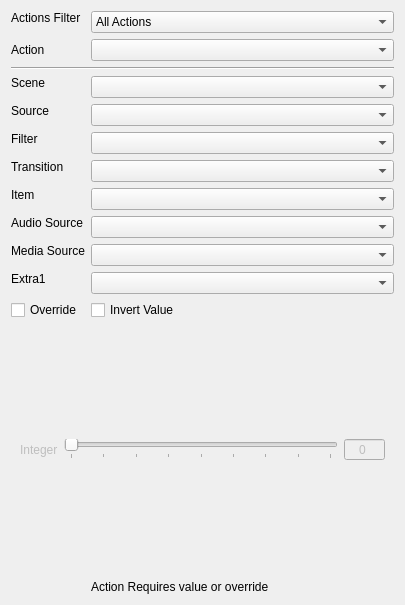
<?xml version="1.0" encoding="UTF-8"?>
<ui version="4.0">
 <class>OBSActionsWidget</class>
 <widget class="QWidget" name="OBSActionsWidget">
  <property name="enabled">
   <bool>true</bool>
  </property>
  <property name="geometry">
   <rect>
    <x>0</x>
    <y>0</y>
    <width>405</width>
    <height>605</height>
   </rect>
  </property>
  <property name="sizePolicy">
   <sizepolicy hsizetype="Preferred" vsizetype="Preferred">
    <horstretch>0</horstretch>
    <verstretch>0</verstretch>
   </sizepolicy>
  </property>
  <property name="maximumSize">
   <size>
    <width>405</width>
    <height>16777215</height>
   </size>
  </property>
  <property name="windowTitle">
   <string>OBS Actions Widget</string>
  </property>
  <layout class="QFormLayout" name="formLayout">
   <item row="2" column="0">
    <widget class="QLabel" name="label_obs_action">
     <property name="sizePolicy">
      <sizepolicy hsizetype="Preferred" vsizetype="Fixed">
       <horstretch>0</horstretch>
       <verstretch>0</verstretch>
      </sizepolicy>
     </property>
     <property name="text">
      <string>Actions Filter</string>
     </property>
     <property name="buddy">
      <cstring>cb_obs_action</cstring>
     </property>
    </widget>
   </item>
   <item row="2" column="1">
    <widget class="QComboBox" name="cb_obs_action">
     <property name="sizePolicy">
      <sizepolicy hsizetype="Preferred" vsizetype="Fixed">
       <horstretch>0</horstretch>
       <verstretch>0</verstretch>
      </sizepolicy>
     </property>
     <item>
      <property name="text">
       <string>All Actions</string>
      </property>
     </item>
     <item>
      <property name="text">
       <string>Frontend</string>
      </property>
     </item>
     <item>
      <property name="text">
       <string>Scenes</string>
      </property>
     </item>
     <item>
      <property name="text">
       <string>Sources</string>
      </property>
     </item>
     <item>
      <property name="text">
       <string>Filters</string>
      </property>
     </item>
     <item>
      <property name="text">
       <string>Media</string>
      </property>
     </item>
    </widget>
   </item>
   <item row="3" column="0">
    <widget class="QLabel" name="label_obs_output_action">
     <property name="sizePolicy">
      <sizepolicy hsizetype="Fixed" vsizetype="Fixed">
       <horstretch>0</horstretch>
       <verstretch>0</verstretch>
      </sizepolicy>
     </property>
     <property name="maximumSize">
      <size>
       <width>100</width>
       <height>25</height>
      </size>
     </property>
     <property name="text">
      <string>Action</string>
     </property>
     <property name="buddy">
      <cstring>cb_obs_output_action</cstring>
     </property>
    </widget>
   </item>
   <item row="3" column="1">
    <widget class="QComboBox" name="cb_obs_output_action">
     <property name="sizePolicy">
      <sizepolicy hsizetype="Preferred" vsizetype="Fixed">
       <horstretch>0</horstretch>
       <verstretch>0</verstretch>
      </sizepolicy>
     </property>
     <property name="sizeAdjustPolicy">
      <enum>QComboBox::AdjustToContents</enum>
     </property>
    </widget>
   </item>
   <item row="4" column="0" colspan="2">
    <widget class="Line" name="line">
     <property name="sizePolicy">
      <sizepolicy hsizetype="Preferred" vsizetype="Fixed">
       <horstretch>0</horstretch>
       <verstretch>0</verstretch>
      </sizepolicy>
     </property>
     <property name="minimumSize">
      <size>
       <width>50</width>
       <height>0</height>
      </size>
     </property>
     <property name="lineWidth">
      <number>1</number>
     </property>
     <property name="midLineWidth">
      <number>0</number>
     </property>
     <property name="orientation">
      <enum>Qt::Horizontal</enum>
     </property>
    </widget>
   </item>
   <item row="5" column="0">
    <widget class="QLabel" name="label_obs_output_scene">
     <property name="sizePolicy">
      <sizepolicy hsizetype="Preferred" vsizetype="Fixed">
       <horstretch>0</horstretch>
       <verstretch>0</verstretch>
      </sizepolicy>
     </property>
     <property name="text">
      <string>Scene</string>
     </property>
     <property name="buddy">
      <cstring>cb_obs_output_scene</cstring>
     </property>
    </widget>
   </item>
   <item row="5" column="1">
    <widget class="QComboBox" name="cb_obs_output_scene">
     <property name="sizePolicy">
      <sizepolicy hsizetype="Preferred" vsizetype="Fixed">
       <horstretch>0</horstretch>
       <verstretch>0</verstretch>
      </sizepolicy>
     </property>
    </widget>
   </item>
   <item row="6" column="0">
    <widget class="QLabel" name="label_obs_output_source">
     <property name="sizePolicy">
      <sizepolicy hsizetype="Preferred" vsizetype="Fixed">
       <horstretch>0</horstretch>
       <verstretch>0</verstretch>
      </sizepolicy>
     </property>
     <property name="text">
      <string>Source</string>
     </property>
     <property name="buddy">
      <cstring>cb_obs_output_source</cstring>
     </property>
    </widget>
   </item>
   <item row="6" column="1">
    <widget class="QComboBox" name="cb_obs_output_source">
     <property name="sizePolicy">
      <sizepolicy hsizetype="Preferred" vsizetype="Fixed">
       <horstretch>0</horstretch>
       <verstretch>0</verstretch>
      </sizepolicy>
     </property>
    </widget>
   </item>
   <item row="7" column="0">
    <widget class="QLabel" name="label_obs_output_filter">
     <property name="sizePolicy">
      <sizepolicy hsizetype="Preferred" vsizetype="Fixed">
       <horstretch>0</horstretch>
       <verstretch>0</verstretch>
      </sizepolicy>
     </property>
     <property name="text">
      <string>Filter</string>
     </property>
     <property name="buddy">
      <cstring>cb_obs_output_filter</cstring>
     </property>
    </widget>
   </item>
   <item row="7" column="1">
    <widget class="QComboBox" name="cb_obs_output_filter">
     <property name="sizePolicy">
      <sizepolicy hsizetype="Preferred" vsizetype="Fixed">
       <horstretch>0</horstretch>
       <verstretch>0</verstretch>
      </sizepolicy>
     </property>
    </widget>
   </item>
   <item row="8" column="0">
    <widget class="QLabel" name="label_obs_output_transition">
     <property name="sizePolicy">
      <sizepolicy hsizetype="Preferred" vsizetype="Fixed">
       <horstretch>0</horstretch>
       <verstretch>0</verstretch>
      </sizepolicy>
     </property>
     <property name="text">
      <string>Transition</string>
     </property>
     <property name="buddy">
      <cstring>cb_obs_output_transition</cstring>
     </property>
    </widget>
   </item>
   <item row="8" column="1">
    <widget class="QComboBox" name="cb_obs_output_transition">
     <property name="sizePolicy">
      <sizepolicy hsizetype="Preferred" vsizetype="Fixed">
       <horstretch>0</horstretch>
       <verstretch>0</verstretch>
      </sizepolicy>
     </property>
    </widget>
   </item>
   <item row="9" column="0">
    <widget class="QLabel" name="label_obs_output_item">
     <property name="sizePolicy">
      <sizepolicy hsizetype="Preferred" vsizetype="Fixed">
       <horstretch>0</horstretch>
       <verstretch>0</verstretch>
      </sizepolicy>
     </property>
     <property name="text">
      <string>Item</string>
     </property>
     <property name="buddy">
      <cstring>cb_obs_output_item</cstring>
     </property>
    </widget>
   </item>
   <item row="9" column="1">
    <widget class="QComboBox" name="cb_obs_output_item">
     <property name="sizePolicy">
      <sizepolicy hsizetype="Preferred" vsizetype="Fixed">
       <horstretch>0</horstretch>
       <verstretch>0</verstretch>
      </sizepolicy>
     </property>
    </widget>
   </item>
   <item row="10" column="0">
    <widget class="QLabel" name="label_obs_output_audio_source">
     <property name="sizePolicy">
      <sizepolicy hsizetype="Preferred" vsizetype="Fixed">
       <horstretch>0</horstretch>
       <verstretch>0</verstretch>
      </sizepolicy>
     </property>
     <property name="text">
      <string>Audio Source</string>
     </property>
     <property name="buddy">
      <cstring>cb_obs_output_audio_source</cstring>
     </property>
    </widget>
   </item>
   <item row="10" column="1">
    <widget class="QComboBox" name="cb_obs_output_audio_source">
     <property name="sizePolicy">
      <sizepolicy hsizetype="Preferred" vsizetype="Fixed">
       <horstretch>0</horstretch>
       <verstretch>0</verstretch>
      </sizepolicy>
     </property>
    </widget>
   </item>
   <item row="11" column="0">
    <widget class="QLabel" name="label_obs_output_media_source">
     <property name="sizePolicy">
      <sizepolicy hsizetype="Preferred" vsizetype="Fixed">
       <horstretch>0</horstretch>
       <verstretch>0</verstretch>
      </sizepolicy>
     </property>
     <property name="text">
      <string>Media Source</string>
     </property>
     <property name="buddy">
      <cstring>cb_obs_output_media_source</cstring>
     </property>
    </widget>
   </item>
   <item row="11" column="1">
    <widget class="QComboBox" name="cb_obs_output_media_source">
     <property name="sizePolicy">
      <sizepolicy hsizetype="Preferred" vsizetype="Fixed">
       <horstretch>0</horstretch>
       <verstretch>0</verstretch>
      </sizepolicy>
     </property>
    </widget>
   </item>
   <item row="12" column="0">
    <widget class="QLabel" name="label_obs_output_extra_1">
     <property name="sizePolicy">
      <sizepolicy hsizetype="Preferred" vsizetype="Fixed">
       <horstretch>0</horstretch>
       <verstretch>0</verstretch>
      </sizepolicy>
     </property>
     <property name="text">
      <string>Extra1</string>
     </property>
     <property name="buddy">
      <cstring>cb_obs_output_extra_1</cstring>
     </property>
    </widget>
   </item>
   <item row="12" column="1">
    <widget class="QComboBox" name="cb_obs_output_extra_1">
     <property name="sizePolicy">
      <sizepolicy hsizetype="Preferred" vsizetype="Fixed">
       <horstretch>0</horstretch>
       <verstretch>0</verstretch>
      </sizepolicy>
     </property>
    </widget>
   </item>
   <item row="13" column="0">
    <widget class="QCheckBox" name="check_advanced">
     <property name="text">
      <string>Override</string>
     </property>
    </widget>
   </item>
   <item row="13" column="1">
    <widget class="QCheckBox" name="valueinvert">
     <property name="text">
      <string>Invert Value</string>
     </property>
    </widget>
   </item>
   <item row="14" column="0" colspan="2">
    <widget class="QStackedWidget" name="SW_overrides">
     <property name="enabled">
      <bool>false</bool>
     </property>
     <property name="currentIndex">
      <number>1</number>
     </property>
     <widget class="QWidget" name="override_percent">
      <layout class="QGridLayout" name="gridLayout">
       <item row="1" column="1">
        <widget class="QSlider" name="slider_percent">
         <property name="maximum">
          <number>100</number>
         </property>
         <property name="orientation">
          <enum>Qt::Horizontal</enum>
         </property>
         <property name="invertedAppearance">
          <bool>false</bool>
         </property>
         <property name="tickPosition">
          <enum>QSlider::TicksBelow</enum>
         </property>
        </widget>
       </item>
       <item row="1" column="2">
        <widget class="QSpinBox" name="SB_percent">
         <property name="sizePolicy">
          <sizepolicy hsizetype="Fixed" vsizetype="Fixed">
           <horstretch>0</horstretch>
           <verstretch>0</verstretch>
          </sizepolicy>
         </property>
         <property name="alignment">
          <set>Qt::AlignCenter</set>
         </property>
         <property name="buttonSymbols">
          <enum>QAbstractSpinBox::NoButtons</enum>
         </property>
         <property name="suffix">
          <string> %</string>
         </property>
         <property name="maximum">
          <number>100</number>
         </property>
        </widget>
       </item>
       <item row="1" column="0">
        <widget class="QLabel" name="label">
         <property name="text">
          <string>Percentage</string>
         </property>
        </widget>
       </item>
      </layout>
     </widget>
     <widget class="QWidget" name="override_int">
      <layout class="QGridLayout" name="gridLayout_2">
       <item row="0" column="1">
        <widget class="QSlider" name="slider_int">
         <property name="maximum">
          <number>1024</number>
         </property>
         <property name="pageStep">
          <number>128</number>
         </property>
         <property name="orientation">
          <enum>Qt::Horizontal</enum>
         </property>
         <property name="invertedAppearance">
          <bool>false</bool>
         </property>
         <property name="tickPosition">
          <enum>QSlider::TicksBelow</enum>
         </property>
        </widget>
       </item>
       <item row="0" column="0">
        <widget class="QLabel" name="label_3">
         <property name="text">
          <string>Integer</string>
         </property>
        </widget>
       </item>
       <item row="0" column="2">
        <widget class="QSpinBox" name="SB_int">
         <property name="sizePolicy">
          <sizepolicy hsizetype="Fixed" vsizetype="Fixed">
           <horstretch>0</horstretch>
           <verstretch>0</verstretch>
          </sizepolicy>
         </property>
         <property name="alignment">
          <set>Qt::AlignCenter</set>
         </property>
         <property name="buttonSymbols">
          <enum>QAbstractSpinBox::NoButtons</enum>
         </property>
         <property name="suffix">
          <string> </string>
         </property>
         <property name="maximum">
          <number>1024</number>
         </property>
        </widget>
       </item>
      </layout>
     </widget>
     <widget class="QWidget" name="override_url">
      <layout class="QGridLayout" name="gridLayout_3">
       <item row="0" column="0">
        <widget class="QLabel" name="label_2">
         <property name="text">
          <string>URL:</string>
         </property>
        </widget>
       </item>
       <item row="0" column="1">
        <widget class="QLineEdit" name="le_url"/>
       </item>
      </layout>
     </widget>
    </widget>
   </item>
   <item row="15" column="1">
    <widget class="QLabel" name="label_advanced">
     <property name="sizePolicy">
      <sizepolicy hsizetype="Preferred" vsizetype="Fixed">
       <horstretch>0</horstretch>
       <verstretch>0</verstretch>
      </sizepolicy>
     </property>
     <property name="text">
      <string>Action Requires value or override</string>
     </property>
     <property name="buddy">
      <cstring>check_advanced</cstring>
     </property>
    </widget>
   </item>
  </layout>
 </widget>
 <resources/>
 <connections>
  <connection>
   <sender>slider_percent</sender>
   <signal>sliderMoved(int)</signal>
   <receiver>SB_percent</receiver>
   <slot>setValue(int)</slot>
   <hints>
    <hint type="sourcelabel">
     <x>176</x>
     <y>433</y>
    </hint>
    <hint type="destinationlabel">
     <x>386</x>
     <y>438</y>
    </hint>
   </hints>
  </connection>
  <connection>
   <sender>SB_percent</sender>
   <signal>valueChanged(int)</signal>
   <receiver>slider_percent</receiver>
   <slot>setValue(int)</slot>
   <hints>
    <hint type="sourcelabel">
     <x>386</x>
     <y>440</y>
    </hint>
    <hint type="destinationlabel">
     <x>327</x>
     <y>436</y>
    </hint>
   </hints>
  </connection>
  <connection>
   <sender>slider_int</sender>
   <signal>valueChanged(int)</signal>
   <receiver>SB_int</receiver>
   <slot>setValue(int)</slot>
   <hints>
    <hint type="sourcelabel">
     <x>226</x>
     <y>440</y>
    </hint>
    <hint type="destinationlabel">
     <x>343</x>
     <y>439</y>
    </hint>
   </hints>
  </connection>
  <connection>
   <sender>SB_int</sender>
   <signal>valueChanged(int)</signal>
   <receiver>slider_int</receiver>
   <slot>setValue(int)</slot>
   <hints>
    <hint type="sourcelabel">
     <x>351</x>
     <y>432</y>
    </hint>
    <hint type="destinationlabel">
     <x>262</x>
     <y>433</y>
    </hint>
   </hints>
  </connection>
  <connection>
   <sender>check_advanced</sender>
   <signal>clicked(bool)</signal>
   <receiver>SW_overrides</receiver>
   <slot>setEnabled(bool)</slot>
   <hints>
    <hint type="sourcelabel">
     <x>21</x>
     <y>403</y>
    </hint>
    <hint type="destinationlabel">
     <x>27</x>
     <y>414</y>
    </hint>
   </hints>
  </connection>
 </connections>
</ui>
